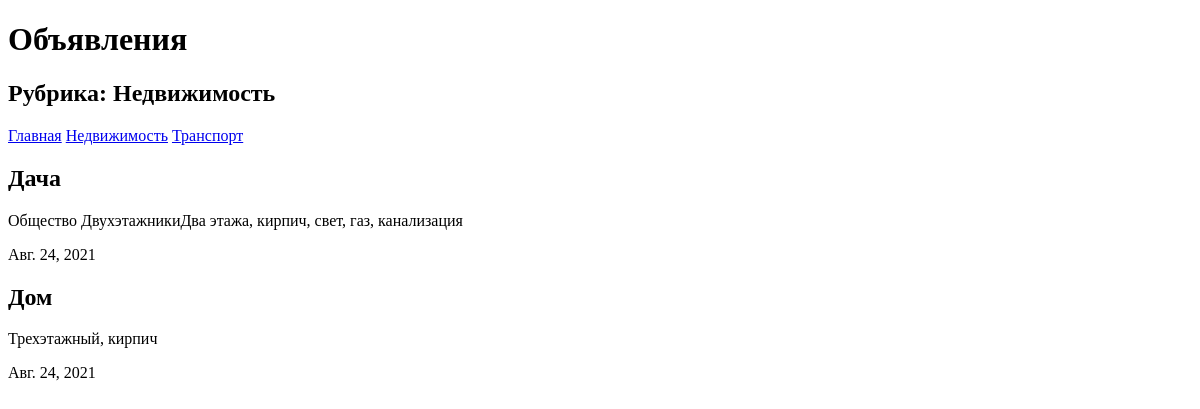
Page /bboard/1/ on the earlier database version.
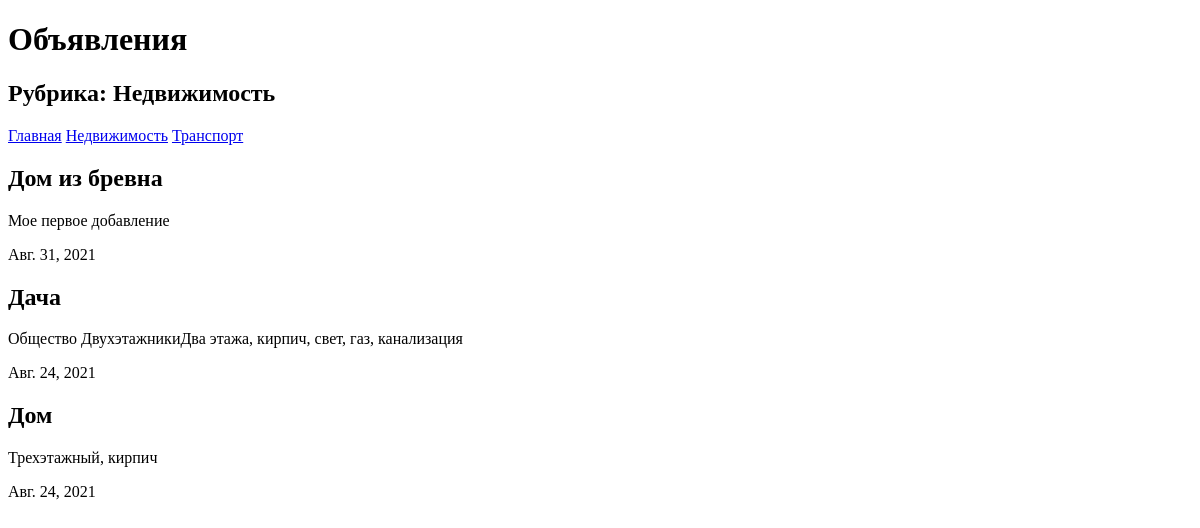
Same page on the later database version.
### bboard/models.py (models this page shows, shortened)
class Rubric(models.Model):
    name = models.CharField(max_length=20, db_index=True, verbose_name='Название')
    class Meta:
        verbose_name_plural = 'Рубрики'
        verbose_name = 'Рубрика'
        ordering = ['name']

class Bd(models.Model):
    title = models.CharField(max_length=50, verbose_name='Товар')
    content = models.TextField(null=True, blank=True, verbose_name='Описание')
    price = models.FloatField(null=True, blank=True, verbose_name='Цена')
    published = models.DateField(auto_now_add=True, db_index=True, verbose_name='Опубликовано')
    rubric = models.ForeignKey('Rubric', null=True, on_delete=models.PROTECT,verbose_name="Рубрика")
    class Meta:
        verbose_name_plural = 'Объявления'
        verbose_name = 'Объявление'
        ordering = ['-published']

### bboard/views.py (the view)
# urls.py: path('<int:rubric_id>/', by_rubric, name='by_rubric'),
def by_rubric(request, rubric_id):
    bds = Bd.objects.filter(rubric=rubric_id)
    rubrics = Rubric.objects.all()
    current_rubric = Rubric.objects.get(pk = rubric_id)
    context = {'bds': bds, 'rubrics': rubrics, 'current_rubric': current_rubric}
    return render(request,'bboard/by_rubric.html',context)

### bboard/templates/bboard/by_rubric.html (shortened to what this page needs)
<!DOCTYPE html>
<html>
<head>
</head>
<body>
    <h1>Объявления</h1>
    <h2>Рубрика: {{ current_rubric.name }}</h2>
    <div>
        <a href="/bboard/">Главная</a>
        {% for rubric in rubrics %}
        <a href="/bboard/{{ rubric.pk }}/">{{ rubric.name }}</a>
        {% endfor %}
    </div>
    {% for bd in bds %}
    <div>
        <h2>{{ bd.title }}</h2>
        <p>{{ bd.content }}</p>
        <p>{{ bd.published }}</p>
    </div>
    {% endfor %}
</body>
</html>

Differences in the rows shown:
added Bd: title "Дом из бревна", content "Мое первое добавление", published "Авг. 31, 2021"
